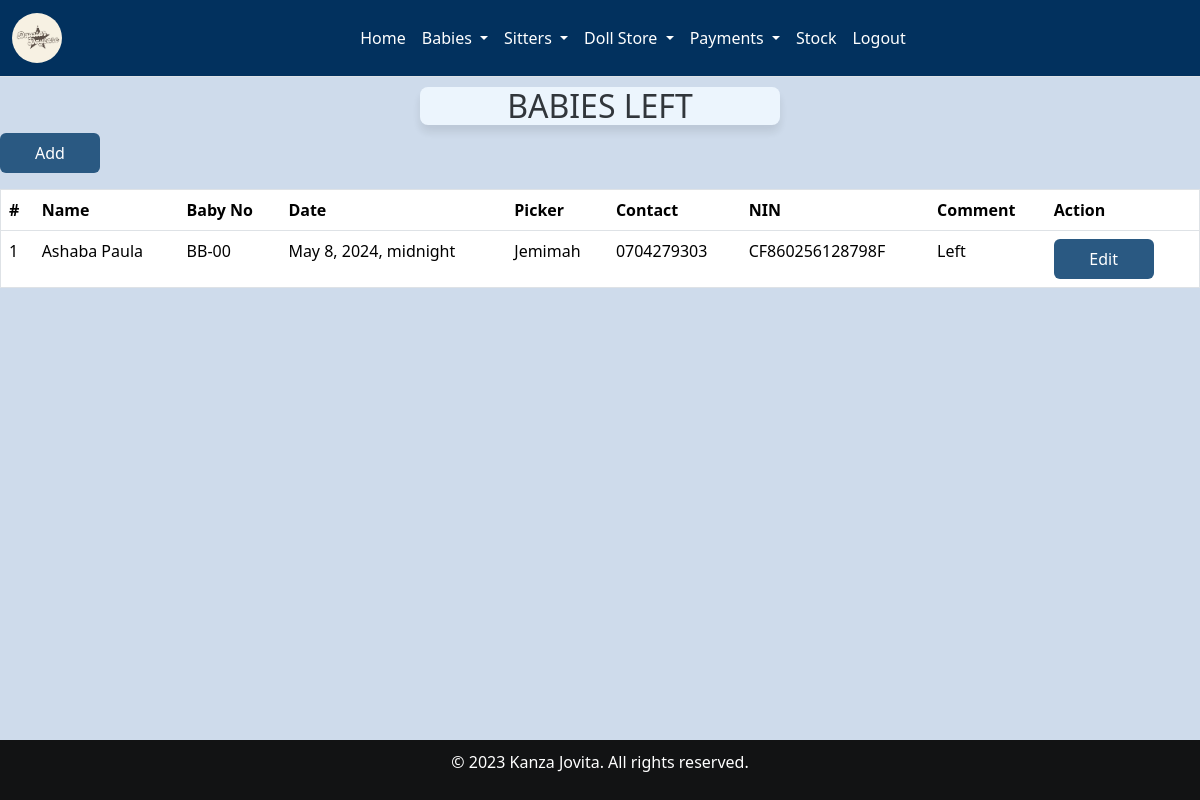
The app's page /departure/ (signed in), older data.
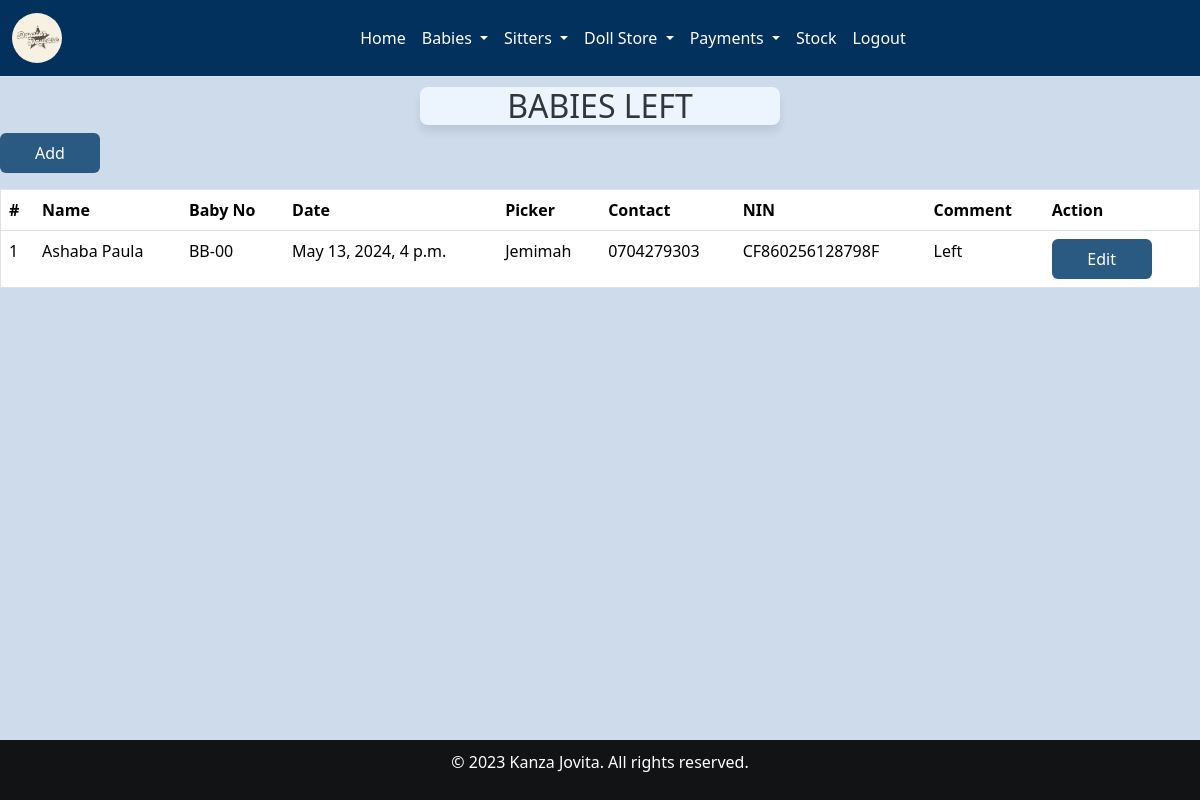
The same page, newer data.
### home/models.py (models this page shows, shortened)
class Departure(models.Model):
    baby_name=models.ForeignKey(Babyreg,on_delete=models.CASCADE)
    date=models.DateTimeField()
    picker=models.CharField(max_length=200)
    contact = models.CharField(max_length=30)
    NIN = models.CharField(max_length=30, null='False',blank = 'False')
    comment=models.CharField(max_length=200,null=True, blank=True)
    created_at = models.DateTimeField(auto_now_add=True,null=True)

class Babyreg(models.Model):
    Baby_name = models.CharField(max_length=30, null=False, blank=False)
    baby_number = models.CharField(max_length=30, null=False, blank=False)
    fathers_names = models.CharField(max_length=30, null=False, blank=False)
    mothers_names = models.CharField(max_length=30, null=False, blank=False)
    c_stay = models.ForeignKey(Categorystay, on_delete=models.SET_NULL, null=True, blank=True)
    Date = models.DateTimeField()
    Gender = models.CharField(max_length=30, null=False, blank=False)
    Age = models.IntegerField()
    Location = models.CharField(max_length=30, null=False, blank=False)
    brought = models.CharField(max_length=200)
    created_at = models.DateTimeField(auto_now_add=True,null=True)
    def __str__(self):
        print(f"Baby name: {self.Baby_name}, Type: {type(self.Baby_name)}")
        if self.Baby_name is not None:
            return str(self.Baby_name)
        else:
            return "Unnamed Baby"

### home/views.py (the view)
# urls.py: path('departure/', views.departure, name='departure'),
@login_required
def departure(request):
  babies=Departure.objects.all()
  return render(request,'departure.html',{'babies':babies})

### home/templates/departure.html (shortened to what this page needs)
{% extends 'base.html' %}
{% load static %}
{% block content %}
<div class="card-header">
    <h2>BABIES LEFT</h2>
</div>
<a href="/adddeparture" class="btn btn-primary mb-3">Add</a>
<div class="table-responsive">
    <table class="table table-bordered table-hover">
        <thead class="table-white">
            <tr>
                <th scope="col">#</th>
                <th scope="col">Name</th>
                <th scope="col">Baby No</th>
                <th scope="col">Date</th>
                <th scope="col">Picker</th>
                <th scope="col">Contact</th>
                <th scope="col">NIN</th>
                <th scope="col">Comment</th>
                <th scope=>Action</th>
            </tr>
        </thead>
        <tbody>
            {% for baby in babies %}
            <tr>
                <td>{{ forloop.counter }}</td>
                <td>{{ baby.baby_name}}</td>
                <td>BB-00{{ baby.baby_number}}</td>
                <td>{{ baby.date }}</td>
                <td>{{ baby.picker}}</td>
                <td>{{ baby.contact}}</td>
                <td>{{ baby.NIN}}</td>
                <td>{{ baby.comment}}</td>
                <td>
                    <a href="{% url 'editdeparture' id=baby.id %}" class="btn btn-primary ">Edit</a>
                </td>
            </tr>
            {% endfor %}
        </tbody>
    </table>
</div>
{% endblock %}

Row changes from the older to the newer data that the page shows:
changed Departure "Jemimah": date "May 8, 2024, midnight" → "May 13, 2024, 4 p.m."
